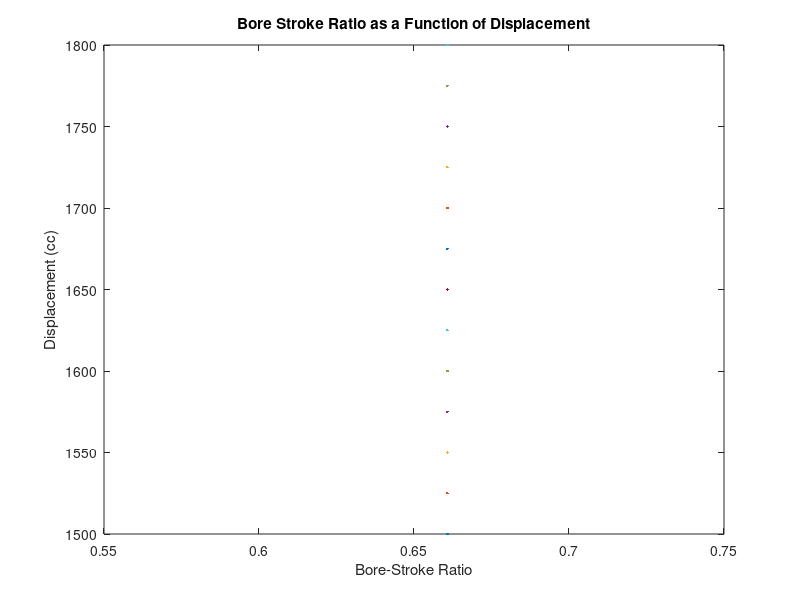
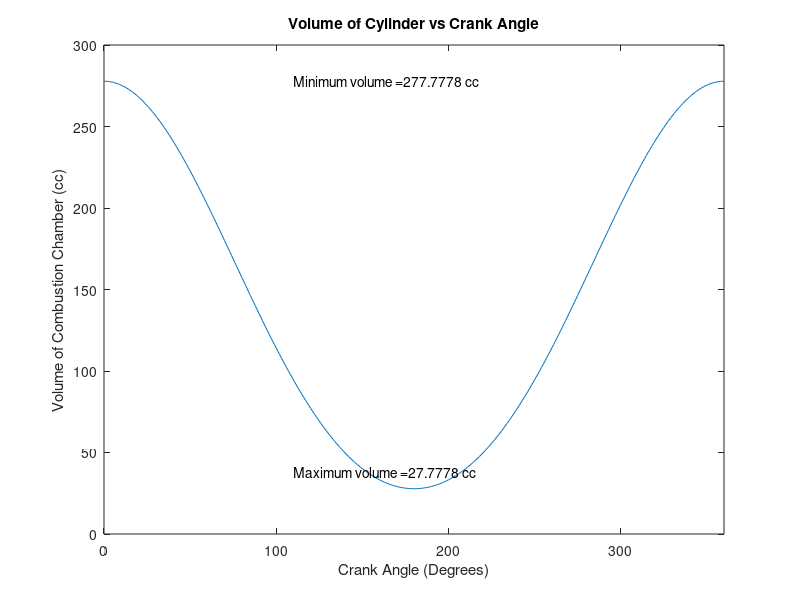

Recreate these plots in MATLAB, in order.
%%
clear all
clc
close all
i = 1
total_displacement = 1500
%for total_d = 1500: 25: 1800
S = 1500 %cM/sec
N = 5000/60; %rev/sec

% Heywood 44
stroke = S/(2 * N) %cM

displacement = total_displacement / 6 %cubic centimeters

% Heywood p 51, d = b^2* pi * L/4
bore = sqrt(4 * displacement /(pi*stroke)) %cm
R_bs = bore/stroke %Unitless bore stroke ratio 

% orrr
bs_ratio = 1.1
stroke = (sqrt(4*displacement)/(sqrt(pi)*bs_ratio))^(2/3)
mean_p_speed = stroke * 2 * 5000/60
max_p_speed = stroke * 2 * 9400/60
bore = sqrt(4 * displacement /(pi*stroke))

%%
% Heywood p 43
crank_rad = stroke/2 %cm
% C rad/length ~ = 1/3
crank_l = 3.5 * crank_rad %cm

% Vc = Vtotal / (rc -1)
Vc = (1500/6)/9

i = 1
for theta = -180:1:180
    % Heywood 44
    s(i) = crank_rad * cos(theta*pi/180) + sqrt(crank_l^2 + (crank_rad^2) * (sin(theta*pi/180))^2); 
    % Heywood 43
    v(i) = Vc + (crank_l + crank_rad - s(i))*(pi*bore(1)^2)/4;
    i = i + 1;
end


%%

%45 of heywood: 


%%
plot(R_bs, total_displacement : 25 : 1800)
xlabel('Bore-Stroke Ratio')
ylabel('Displacement (cc)')
title('Bore Stroke Ratio as a Function of Displacement')
figure

 
% TEmp asa fun of angle
plot(0:1:360, v)
xlim([0,360])
xlabel('Crank Angle (Degrees)')
ylabel('Volume of Combustion Chamber (cc)')
title('Volume of Cylinder vs Crank Angle')
st = strcat('Minimum volume =  ' , num2str(v(1)), ' cc')
ht = text(110, v(1), st);
st = strcat('Maximum volume =  ' , num2str(v(181)), ' cc')
ht = text(110, v(181)+10, st);
%line([0, 360],[v(1), v(1)])

mean_piston_speed = 2 * stroke/100 * 7000/60

%% Mechanical eff
c = 6 % number of cylinders
N  = 7000
stroke = stroke / 100

% Mean piston speed
Ubar = 2*(stroke) * N/60

A = pi * bore * stroke/100

% clearance
m = .17 % mm
m = .17/1000 %m

% Dynamic viscosity of oil
%u = (8.34* 10^-5) * e^(1474/(temp - 368)
u = 1.44E-4
%https://wiki.anton-paar.com/en/engine-oil/
u = .0119

% Tau, shear
t = u * (Ubar / m)

% Friction force
f = A * t 

Pf = 1.5 * c * Ubar * f


